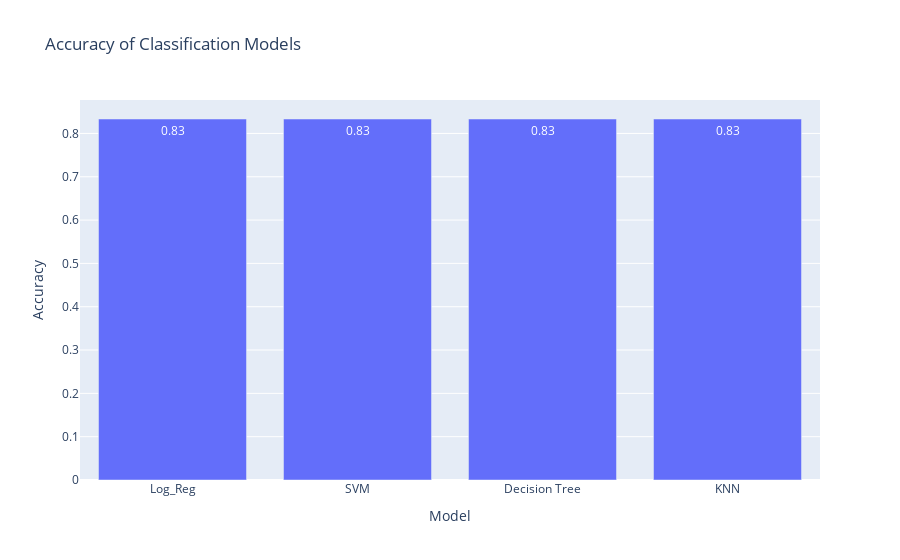

This figure's notebook cell:
### Code cell
fig = px.bar(methods, y='Accuracy', x='Model', text='Accuracy', title="Accuracy of Classification Models")
fig.update_traces(texttemplate='%{text:.2}', textposition='inside')
fig.update_layout(uniformtext_minsize=8, uniformtext_mode='hide')

fig.show()

### Figure 1 — Plotly figure (JSON) as saved in the notebook; plotly's stock layout.template omitted (floating-point values rounded to 4 significant figures)
{"data": [{"alignmentgroup": "True", "hovertemplate": "Model=%{x}<br>Accuracy=%{text}<extra></extra>", "legendgroup": "", "marker": {"color": "#636efa", "pattern": {"shape": ""}}, "name": "", "offsetgroup": "", "orientation": "v", "showlegend": false, "text": [0.8333, 0.8333, 0.8333, 0.8333], "textposition": "inside", "texttemplate": "%{text:.2}", "type": "bar", "x": ["Log_Reg", "SVM", "Decision Tree", "KNN"], "xaxis": "x", "y": [0.8333, 0.8333, 0.8333, 0.8333], "yaxis": "y"}], "layout": {"barmode": "relative", "legend": {"tracegroupgap": 0}, "title": {"text": "Accuracy of Classification Models"}, "uniformtext": {"minsize": 8, "mode": "hide"}, "xaxis": {"anchor": "y", "domain": [0, 1], "title": {"text": "Model"}}, "yaxis": {"anchor": "x", "domain": [0, 1], "title": {"text": "Accuracy"}}}}
